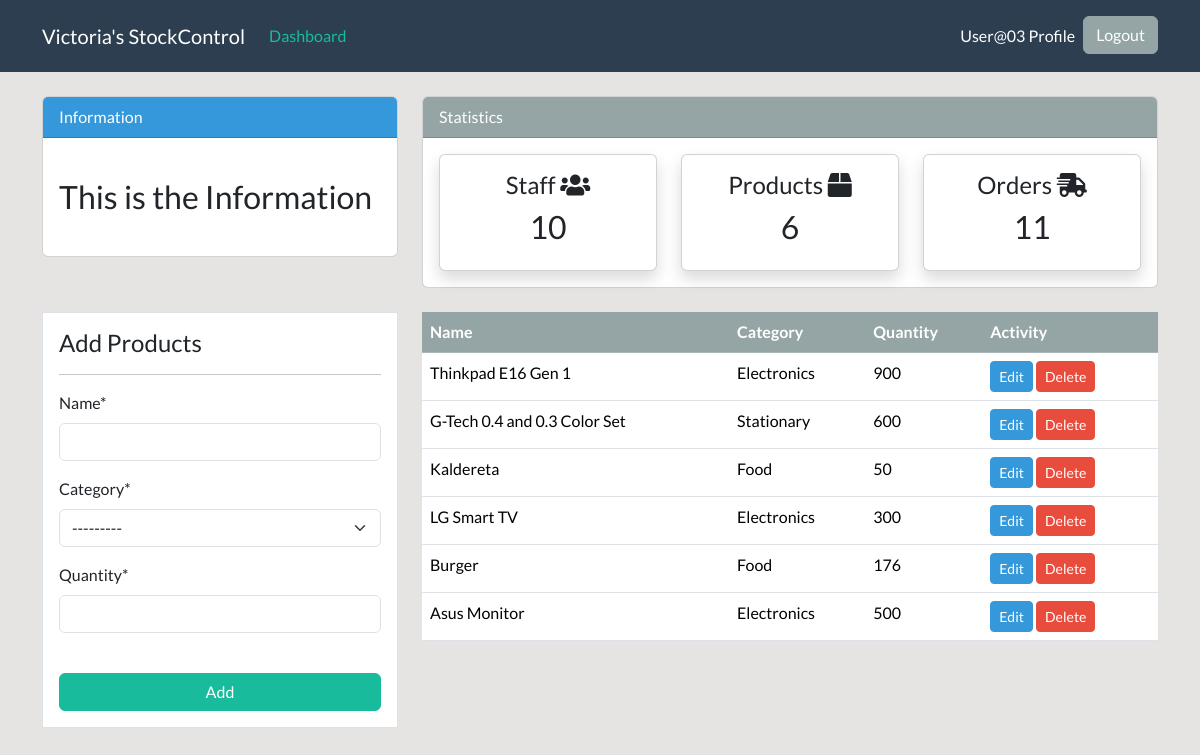
The app's page /product/ (signed in) with its own data.
### dashboard/models.py (models this page shows, shortened)
class Product(models.Model):
    name = models.CharField(max_length=100,null=True)
    category = models.CharField(max_length=20, choices=CATEGORY, null=True)
    quantity = models.PositiveBigIntegerField(null=True)
    class Meta:
        verbose_name_plural = 'Product'

### dashboard/views.py (the view)
# urls.py: path('product/',views.product, name='dashboard-product'),
@login_required
def product(request):
    employee = User.objects.all()
    products = Product.objects.all()
    orders = Order.objects.all()
    employee_count = employee.count()
    product_count = products.count()
    order_count = orders.count()
    if request.method == 'POST':
        form = ProductForm(request.POST)
        if form.is_valid():
            form.save()
            product_name = form.cleaned_data.get('name')
            messages.success(request, f'{product_name} has been added')
            return redirect('dashboard-product')
    else:
        form = ProductForm()
    context = {
        'products': products,
        'form': form,
        'employee_count': employee_count,
        'product_count': product_count,
        'order_count': order_count,
    }
    return render(request,'dashboard/product.html', context)

### dashboard/forms.py
class ProductForm(forms.ModelForm):
    class Meta:
        model = Product
        fields = '__all__'

### templates/dashboard/product.html (shortened to what this page needs)
{% extends 'component/basePage.html' %}
{% load crispy_forms_tags %}
{% block content %}
{% include 'component/topStatisticsAndInfo.html' %}
<div class="container">
    <div class="row my-4">
        <div class="col-md-4">
            <div class="border bg-white p-3">
                <h4>Add Products</h4>
                <hr>
                <form method="POST">
                    {{ form|crispy }}
                    <br>
                    <div class="d-grid gap-2">
                        <input class="btn btn-success" type="submit" value="Add">
                    </div>
                </form>
            </div>
        </div>
        <div class="col-md-8 overflow-scroll table-responsive" style="max-height: 450px;">
            <table class="table table-white table-hover">
                <thead class="table-secondary sticky-top">
                    <tr class="text-white">
                        <th scope="col">Name</th>
                        <th scope="col">Category</th>
                        <th scope="col">Quantity</th>
                        <th scope="col">Activity</th>
                    </tr>
                </thead>
                <tbody>
                    {% for products in products %}
                    <tr>
                        <td>{{ products.name }}</td>
                        <td>{{ products.category }}</td>
                        <td>{{ products.quantity }}</td>
                        <td>
                            <a class="btn btn-info btn-sm mr-2" href="{% url 'dashboard-products-edit' products.id %}">Edit</a>
                            <a class="btn btn-danger btn-sm ml-2" href="{% url 'dashboard-products-delete' products.id %}">Delete</a>
                        </td>
                    </tr>
                    {% endfor %}
                </tbody>
            </table>
        </div>
    </div>
</div>
{% endblock %}

### templates/component/navBarComponent.html (shortened to what this page needs)
{% load crispy_forms_tags %}
<nav class="navbar navbar-expand-lg bg-primary" data-bs-theme="dark">
  <div class="container">
    {% if user.is_authenticated %}
    <a class="navbar-brand" href="{% url 'dashboard-index' %}">Victoria's StockControl</a>
    <div class="collapse navbar-collapse" id="navbarColor01">
      <ul class="navbar-nav me-auto">
        <li class="nav-item">
          <a class="nav-link active" href="{% url 'dashboard-index' %}">Dashboard
          </a>
        </li>
      </ul>
      <ul class="navbar-nav ml-auto">
        <li class="nav-item">
          <a class="nav-link" href="{% url 'user-profile' %}">{{ user.username }}
            Profile
            <span class="visually-hidden">(current)</span></a>
        </li>
        <form method="POST" action="{% url 'user-logout' %}">
          <button class="btn btn-secondary my-2 my-sm-0" type="submit" fdprocessedid="mhuq5j">Logout</button>
        </form>
      </ul>
        {% endif %}
      </div>
    </div>
</nav>

### static/assets/style.css (style rules this page uses)
body { background: rgb(230, 227, 227); }

### records on screen
Product: name "Thinkpad E16 Gen 1", category "Electronics", quantity "900"
Product: name "G-Tech 0.4 and 0.3 Color Set", category "Stationary", quantity "600"
Product: name "Kaldereta", category "Food", quantity "50"
Product: name "LG Smart TV", category "Electronics", quantity "300"
Product: name "Burger", category "Food", quantity "176"
Product: name "Asus Monitor", category "Electronics", quantity "500"

### other values on screen
{{ user.username }} "User@03"
{{ employee_count }} "10"
{{ product_count }} "6"
{{ order_count }} "11"
